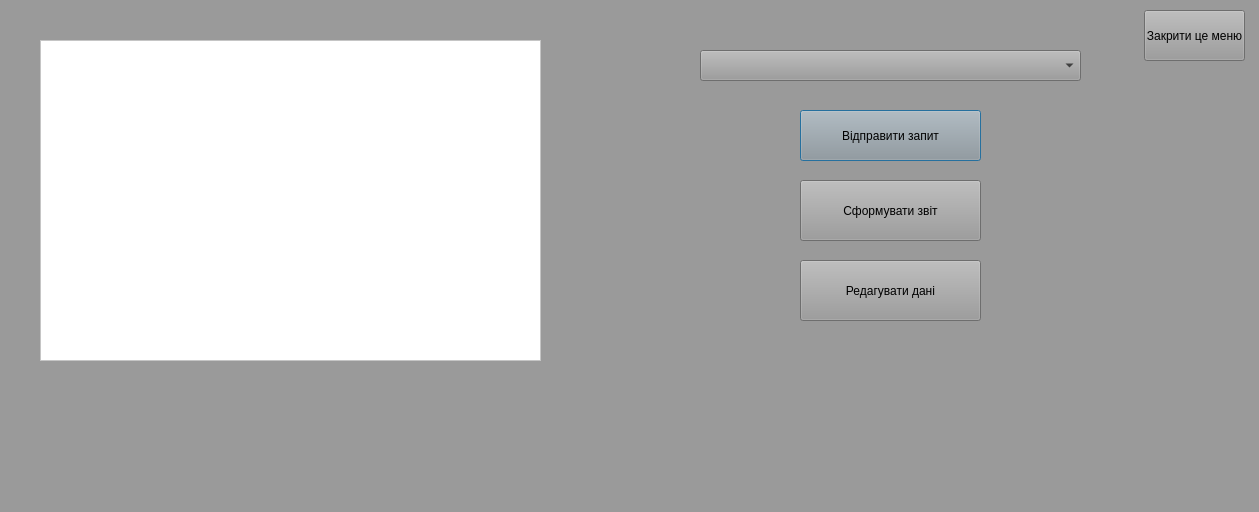
<?xml version="1.0" encoding="UTF-8"?>
<ui version="4.0">
 <class>Dialog</class>
 <widget class="QDialog" name="Dialog">
  <property name="geometry">
   <rect>
    <x>0</x>
    <y>0</y>
    <width>1259</width>
    <height>512</height>
   </rect>
  </property>
  <property name="windowTitle">
   <string>Dialog</string>
  </property>
  <property name="styleSheet">
   <string notr="true">background-color: rgb(154, 154, 154);</string>
  </property>
  <widget class="QTableView" name="tableView_2">
   <property name="geometry">
    <rect>
     <x>40</x>
     <y>40</y>
     <width>501</width>
     <height>321</height>
    </rect>
   </property>
   <property name="tabletTracking">
    <bool>false</bool>
   </property>
   <property name="styleSheet">
    <string notr="true">border-color: rgb(0, 0, 0);
background-color: rgb(255, 255, 255);
gridline-color: rgb(0, 0, 0);</string>
   </property>
  </widget>
  <widget class="QComboBox" name="comboBox_2">
   <property name="enabled">
    <bool>true</bool>
   </property>
   <property name="geometry">
    <rect>
     <x>700</x>
     <y>50</y>
     <width>381</width>
     <height>31</height>
    </rect>
   </property>
  </widget>
  <widget class="QPushButton" name="pushButton_4">
   <property name="geometry">
    <rect>
     <x>800</x>
     <y>110</y>
     <width>181</width>
     <height>51</height>
    </rect>
   </property>
   <property name="text">
    <string>Відправити запит</string>
   </property>
  </widget>
  <widget class="QPushButton" name="pushButton_5">
   <property name="geometry">
    <rect>
     <x>800</x>
     <y>180</y>
     <width>181</width>
     <height>61</height>
    </rect>
   </property>
   <property name="text">
    <string>Сформувати звіт</string>
   </property>
  </widget>
  <widget class="QPushButton" name="pushButton">
   <property name="geometry">
    <rect>
     <x>800</x>
     <y>260</y>
     <width>181</width>
     <height>61</height>
    </rect>
   </property>
   <property name="text">
    <string>Редагувати дані</string>
   </property>
  </widget>
  <widget class="QPushButton" name="pushButton_2">
   <property name="geometry">
    <rect>
     <x>1144</x>
     <y>10</y>
     <width>101</width>
     <height>51</height>
    </rect>
   </property>
   <property name="text">
    <string>Закрити це меню</string>
   </property>
  </widget>
 </widget>
 <resources/>
 <connections/>
</ui>
